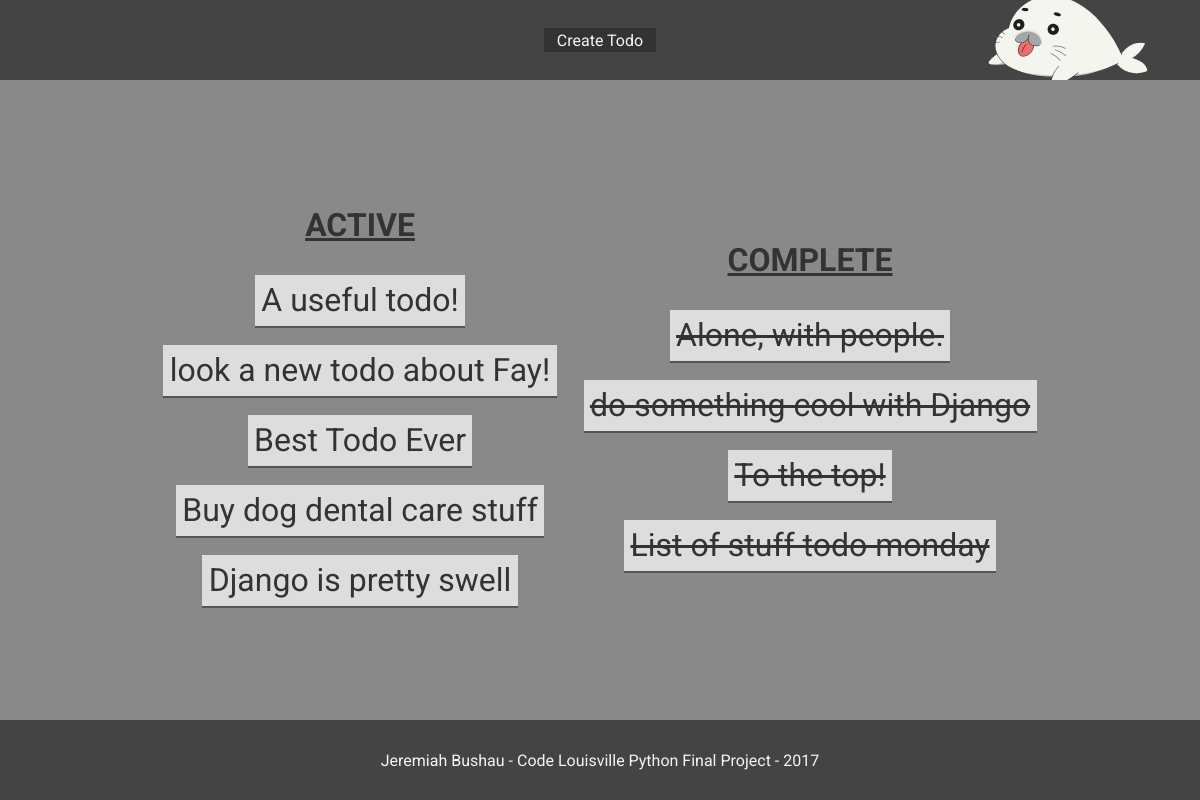
/todos/, run on an earlier commit of the app's database.
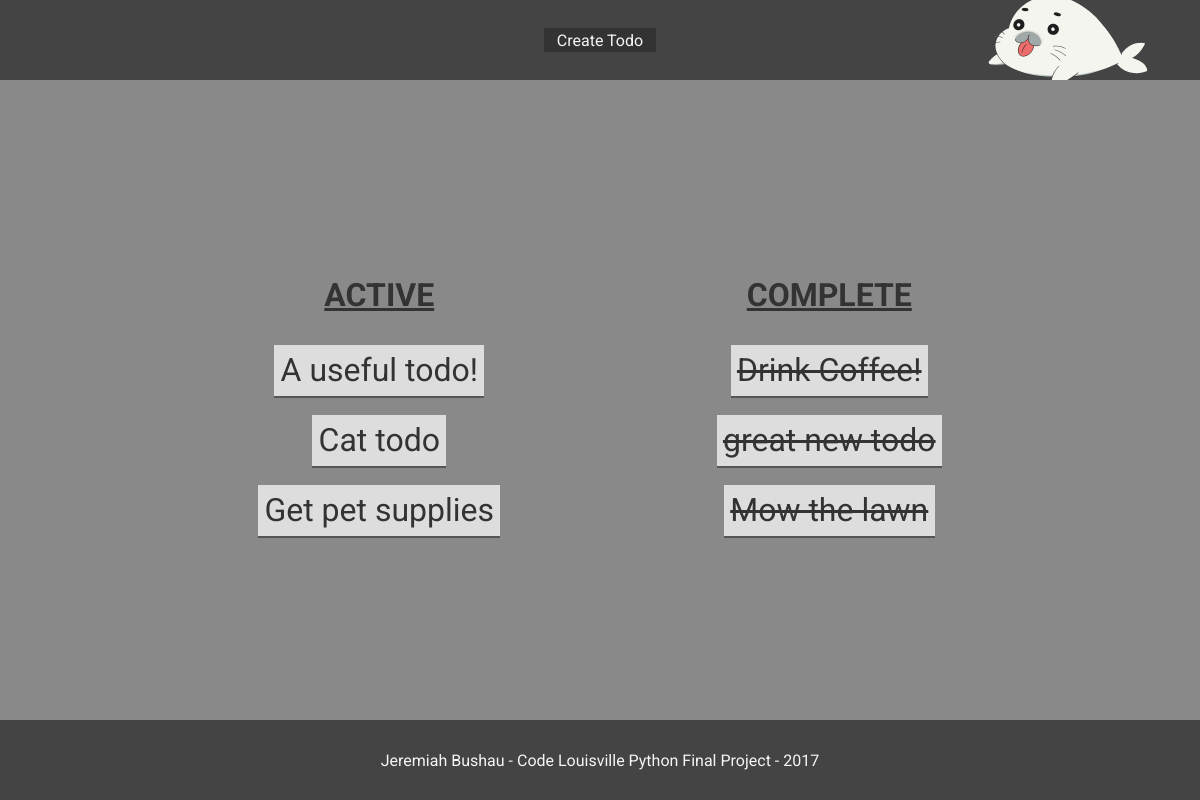
And on a later commit of the database.
### todos/models.py (models this page shows, shortened)
class Todo(models.Model):
    title = models.CharField(max_length=100, unique=True)
    content = models.TextField()
    is_complete = models.BooleanField(default=0)
    created_at = models.DateTimeField(auto_now_add=True)
    modified_at = models.DateTimeField(auto_now=True)

### todos/views.py (the view)
class TodoList(generic.ListView):
    model = models.Todo
    def get_queryset(self):
        queryset = super().get_queryset()
        return queryset.order_by('is_complete', '-created_at')
    def get_context_data(self, *args, **kwargs):
        context = super(TodoList, self).get_context_data(*args, **kwargs)
        todos = models.Todo.objects.all()
        context['active_todos'] = todos.filter(is_complete=False).order_by('-created_at')
        context['complete_todos'] = todos.filter(is_complete=True).order_by('-created_at')
        return context

### todos/templates/todos/todo_list.html (shortened to what this page needs)
{% extends 'layout.html' %}
{% block nav_content %}
{% include 'nav.html' %}
{% endblock %}
{% block body_content %}
<div class="todo-list">
  {% if active_todos %}
  <div class="active-todos">
    <h1 class="todo-label">ACTIVE</h1>
    {% for todo in active_todos %}
    <div class="todo-list-item">
      <h1><a href="{% url 'todos:todo_detail' pk=todo.pk %}">{{ todo.title }}</a></h1>
    </div>
    {% endfor %}
  </div>
  {% endif %}
  {% if complete_todos %}
  <div class="complete-todos">
    <h1 class="todo-label">COMPLETE</h1>
    {% for todo in complete_todos %}
    <div class="todo-list-item">
      <h1><a href="{% url 'todos:todo_detail' pk=todo.pk %}" class="complete">{{ todo.title }}</a></h1>
    </div>
    {% endfor %}
  </div>
  {% endif %}
</div>
{% endblock %}
{% block footer_content %}
{% include 'footer.html' %}
{% endblock %}

### templates/layout.html (shortened to what this page needs)
{% load static from staticfiles %}
<!DOCTYPE html>
<html lang="en">
  <head>
    <link rel="stylesheet" href="{% static 'css/code_lou_todo.css' %}">
</head>
  <body>
    {% block nav_content%}
    {% endblock %}
    {% block body_content %}
    {% endblock %}
    {% block footer_content %}
    {% endblock %}
  </body>
</html>

### templates/nav.html (shortened to what this page needs)
<nav>
    {% if request.get_full_path != '/todo/create/' %}
    <a href="{% url 'todos:todo_create' %}">Create Todo</a>
    {% endif %}
</nav>

### templates/footer.html
<footer>
  Jeremiah Bushau - Code Louisville Python Final Project - 2017
</footer>

### assets/css/code_lou_todo.css (style rules this page uses)
html, body { height: 100%; width: 100%; margin: 0; background: #898989; font-family: 'Roboto', sans-serif; }
nav, footer, form, form label, .home-page-wrap, .todo-detail, .todo-list, .todo-nav, .todo-nav-links, .todo-content, .todo-ops { display: flex; }
nav, footer { height: 10%; min-width: 300px; margin: 0; background: #444; align-items: center; justify-content: center; }
nav { justify-content: flex-start; min-height: 50px; background: url('../imgs/goma_chan.png') no-repeat, #444; background-position: 100% 90%; background-size: 5em; }
footer { color: whitesmoke; text-align: center; }
a { text-decoration: none; }
nav a, .todo-nav a, .todo-ops a, input[type='submit'] { display: flex; color: whitesmoke; align-items: center; justify-content: center; text-align: center; text-decoration: none; background: #333; height: 1.5em; width: 7em; margin: 0 0.5em 0 0; border: none; }
nav > a { margin-left: 0.5em; }
.todo-list { flex-direction: column; margin: auto; width:95%; max-width: 1000px; min-height: 80%; justify-content: flex-start; }
.todo-label { text-decoration: underline; color: #333; }
.todo-list-item { padding: 1em 0; }
.todo-list-item h1, .todo-list-item a, .todo-nav h1 { margin: 0; color: #333; font-weight: normal; }
.todo-list-item h1 { font-size: 1.7em; }
.todo-list-item a { background: #ddd; padding: 0.2em; border-bottom: 2px solid #555; }
.complete { text-decoration: line-through; }
@media (min-width: 600px) { nav { background-position: 95%; background-size: 10em; justify-content: center; } }
@media (min-width: 600px) { .todo-list { width: 75%; justify-content: center; align-items: center; } }
@media (min-width: 600px) { .todo-list-item { text-align: center; } }
@media (min-width: 600px) { .todo-list-item h1 { font-size: 2em; } }
@media (min-width: 600px) { .todo-label { text-align: center; } }
@media (min-width: 1000px) { .todo-list { flex-direction: row; justify-content: space-around; } }

What changed in the data, as far as the page shows it:
removed Todo: title "look a new todo about Fay!", shown under "ACTIVE"
removed Todo: title "Best Todo Ever", shown under "ACTIVE"
removed Todo: title "Buy dog dental care stuff", shown under "ACTIVE"
removed Todo: title "Django is pretty swell", shown under "ACTIVE"
removed Todo: title "Alone, with people.", shown under "COMPLETE"
removed Todo: title "do something cool with Django", shown under "COMPLETE"
removed Todo: title "To the top!", shown under "COMPLETE"
removed Todo: title "List of stuff todo monday", shown under "COMPLETE"
added Todo: title "Cat todo", shown under "ACTIVE"
added Todo: title "Get pet supplies", shown under "ACTIVE"
added Todo: title "Drink Coffee!", shown under "COMPLETE"
added Todo: title "great new todo", shown under "COMPLETE"
added Todo: title "Mow the lawn", shown under "COMPLETE"
